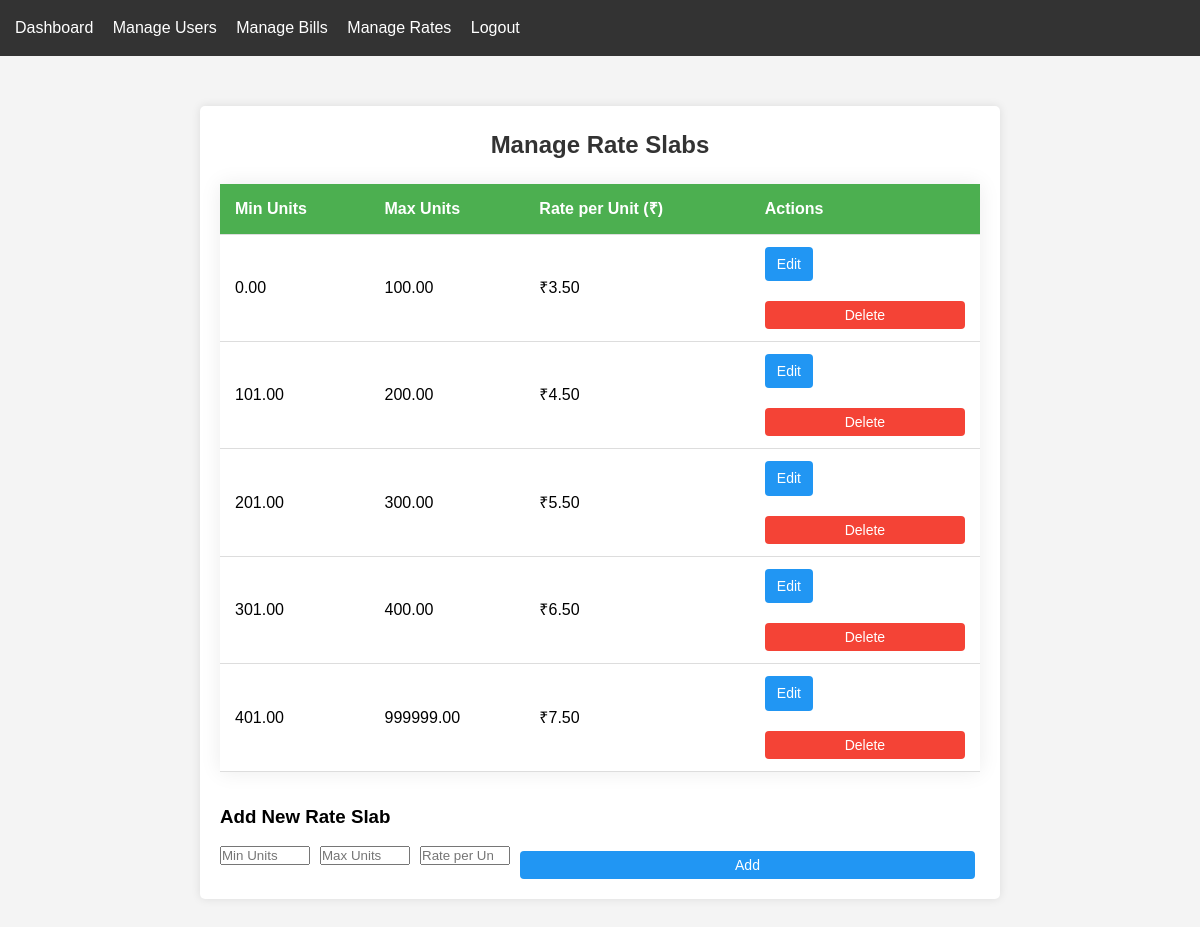
The page /rates.php (signed in) on the database its author committed.
### tables this page shows
CREATE TABLE rate_slabs (
    slab_id INT PRIMARY KEY AUTO_INCREMENT,
    min_units DECIMAL(10,2) NOT NULL,
    max_units DECIMAL(10,2) NOT NULL,
    rate_per_unit DECIMAL(10,2) NOT NULL
);

### rates.php (the view, shortened to what this page needs)
<?php
$database = new Database();
$db = $database->getConnection();
$query = "SELECT * FROM rate_slabs ORDER BY min_units ASC";
$stmt = $db->query($query);
$slabs = $stmt->fetchAll(PDO::FETCH_ASSOC);
$edit_slab = null;
?>
<!DOCTYPE html>
<html lang="en">
<head>
    <link rel="stylesheet" href="../css/style.css">
</head>
<body>
    <div class="nav">
        <a href="dashboard.php">Dashboard</a>
        <a href="users.php">Manage Users</a>
        <a href="bills.php">Manage Bills</a>
        <a href="rates.php">Manage Rates</a>
        <a href="../logout.php">Logout</a>
    </div>
    <div class="container">
        <h2>Manage Rate Slabs</h2>
        <table class="rates-table">
            <thead>
                <tr>
                    <th>Min Units</th>
                    <th>Max Units</th>
                    <th>Rate per Unit (₹)</th>
                    <th>Actions</th>
                </tr>
            </thead>
            <tbody>
                <?php foreach ($slabs as $slab): ?>
                    <tr>
                        <?php if ($edit_slab && $edit_slab['slab_id'] == $slab['slab_id']): ?>
                        <form method="POST" action="" class="form-inline">
                            <input type="hidden" name="slab_id" value="<?php echo $slab['slab_id']; ?>">
                            <td><input type="number" name="min_units" value="<?php echo $slab['min_units']; ?>" required></td>
                            <td><input type="number" name="max_units" value="<?php echo $slab['max_units']; ?>" required></td>
                            <td><input type="number" step="0.01" name="rate_per_unit" value="<?php echo $slab['rate_per_unit']; ?>" required></td>
                            <td>
                                <button type="submit" name="edit_slab" class="action-btn edit-btn">Save</button>
                                <a href="rates.php" class="action-btn delete-btn">Cancel</a>
                            </td>
                        </form>
                        <?php else: ?>
                        <td><?php echo $slab['min_units']; ?></td>
                        <td><?php echo $slab['max_units']; ?></td>
                        <td>₹<?php echo number_format($slab['rate_per_unit'], 2); ?></td>
                        <td>
                            <a href="rates.php?edit=<?php echo $slab['slab_id']; ?>" class="action-btn edit-btn">Edit</a>
                            <form method="POST" action="" style="display:inline;">
                                <button type="submit" name="delete_slab" value="<?php echo $slab['slab_id']; ?>" class="action-btn delete-btn" onclick="return confirm('Are you sure you want to delete this slab?');">Delete</button>
                            </form>
                        </td>
                        <?php endif; ?>
                    </tr>
                <?php endforeach; ?>
            </tbody>
        </table>
        <h3 style="margin-top:30px;">Add New Rate Slab</h3>
        <form method="POST" action="" class="form-inline">
            <input type="number" name="min_units" placeholder="Min Units" required>
            <input type="number" name="max_units" placeholder="Max Units" required>
            <input type="number" step="0.01" name="rate_per_unit" placeholder="Rate per Unit (₹)" required>
            <button type="submit" name="add_slab" class="action-btn edit-btn">Add</button>
        </form>
    </div>
</body>
</html>

### style.css (style rules this page uses)
* { margin: 0; padding: 0; box-sizing: border-box; }
body { font-family: Arial, sans-serif; line-height: 1.6; background-color: #f4f4f4; }
.container { width: 80%; max-width: 800px; margin: 50px auto; padding: 20px; background: white; border-radius: 5px; box-shadow: 0 0 10px rgba(0,0,0,0.1); }
h2 { text-align: center; color: #333; margin-bottom: 20px; }
button { display: block; width: 100%; padding: 10px; background: #4CAF50; color: white; border: none; border-radius: 4px; cursor: pointer; font-size: 16px; margin-top: 20px; }
a { color: #4CAF50; text-decoration: none; }
table { width: 100%; border-collapse: collapse; margin-top: 20px; }
th, td { padding: 12px; text-align: left; border-bottom: 1px solid #ddd; }
th { background-color: #f5f5f5; }
.nav { background: #333; padding: 15px; margin-bottom: 20px; }
.nav a { color: white; margin-right: 15px; text-decoration: none; }

### rates.php (style rules this page uses)
.rates-table { width: 100%; border-collapse: collapse; margin-top: 20px; background: white; box-shadow: 0 0 20px rgba(0,0,0,0.08); }
.rates-table th, .rates-table td { padding: 12px 15px; text-align: left; border-bottom: 1px solid #ddd; }
.rates-table th { background-color: #4CAF50; color: white; }
.action-btn { padding: 6px 12px; border: none; border-radius: 4px; cursor: pointer; margin-right: 5px; text-decoration: none; display: inline-block; font-size: 14px; }
.edit-btn { background: #2196F3; color: white; }
.delete-btn { background: #f44336; color: white; }
.form-inline { display: flex; gap: 10px; align-items: center; }
.form-inline input { width: 90px; }

### rows shown on the page
rate_slabs: min_units "0.00", max_units "100.00", rate_per_unit "3.50", $slab['slab_id'] 1 (drawn)
rate_slabs: min_units "101.00", max_units "200.00", rate_per_unit "4.50", $slab['slab_id'] 2 (drawn)
rate_slabs: min_units "201.00", max_units "300.00", rate_per_unit "5.50", $slab['slab_id'] 3 (drawn)
rate_slabs: min_units "301.00", max_units "400.00", rate_per_unit "6.50", $slab['slab_id'] 4 (drawn)
rate_slabs: min_units "401.00", max_units "999999.00", rate_per_unit "7.50", $slab['slab_id'] 5 (drawn)
